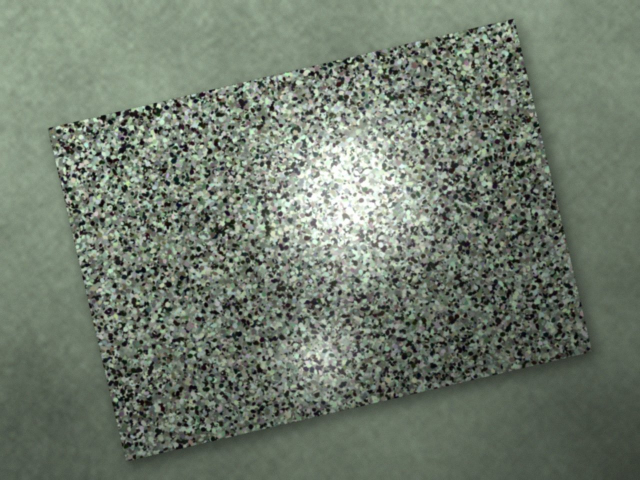
#> input picture Intern_Assignment_Dataset/queries/img_001__B05B_lighting_lookalike.jpg, 1280 x 960 px (shown at 1/2 size)
$ python tune.py
#> lines starting #> are read from the running program, lines starting #| are printed output that depends on the picture
### src/preprocessor.py
"""
Image loading, aspect-ratio-preserving resize, and grayscale conversion.
"""

from dataclasses import dataclass
from pathlib import Path
from typing import Optional, Tuple
import cv2
import numpy as np

from src.config import PreprocessConfig


@dataclass
class ProcessedImage:
    """Represents a preprocessed image with dimensional metadata."""
    path: str
    color: np.ndarray
    gray: np.ndarray
    original_shape: Tuple[int, int]  # (height, width)
    resized_shape: Tuple[int, int]   # (height, width)
    scale_factor: float
    use_clahe: bool = False
    is_valid: bool = True
    error_message: Optional[str] = None


class ImagePreprocessor:
    """Encapsulates image loading, aspect-ratio resizing, and enhancement."""

    def __init__(self, config: Optional[PreprocessConfig] = None):
        self.config = config or PreprocessConfig()
        if self.config.use_clahe:
            self._clahe = cv2.createCLAHE(
                clipLimit=self.config.clahe_clip_limit,
                tileGridSize=self.config.clahe_grid_size,
            )
        else:
            self._clahe = None

    def load_and_preprocess(self, image_path: str) -> ProcessedImage:
        """
        Loads an image from disk and applies preprocessing steps.
        Guarantees no crashing on missing or corrupted image files.
        """
        path_obj = Path(image_path)
        if not path_obj.exists():
            return ProcessedImage(
                path=image_path,
                color=np.empty((0, 0, 3), dtype=np.uint8),
                gray=np.empty((0, 0), dtype=np.uint8),
                original_shape=(0, 0),
                resized_shape=(0, 0),
                scale_factor=1.0,
                is_valid=False,
                error_message=f"File not found: {image_path}",
            )

        # Windows-safe read supporting non-ASCII / space-containing paths
        try:
            raw_bytes = np.fromfile(str(path_obj), dtype=np.uint8)
            img_bgr = cv2.imdecode(raw_bytes, cv2.IMREAD_COLOR)
        except Exception as e:
            return ProcessedImage(
                path=image_path,
                color=np.empty((0, 0, 3), dtype=np.uint8),
                gray=np.empty((0, 0), dtype=np.uint8),
                original_shape=(0, 0),
                resized_shape=(0, 0),
                scale_factor=1.0,
                is_valid=False,
                error_message=f"Failed to read image bytes: {str(e)}",
            )

        if img_bgr is None or img_bgr.size == 0:
            return ProcessedImage(
                path=image_path,
                color=np.empty((0, 0, 3), dtype=np.uint8),
                gray=np.empty((0, 0), dtype=np.uint8),
                original_shape=(0, 0),
                resized_shape=(0, 0),
                scale_factor=1.0,
                is_valid=False,
                error_message=f"Corrupt or unreadable image format: {image_path}",
            )

        orig_h, orig_w = img_bgr.shape[:2]
        max_dim = self.config.max_dimension

        # Aspect-ratio-preserving resize
        longest_edge = max(orig_h, orig_w)
        if longest_edge > max_dim:
            scale_factor = max_dim / float(longest_edge)
            new_w = int(round(orig_w * scale_factor))
            new_h = int(round(orig_h * scale_factor))
            resized_bgr = cv2.resize(
                img_bgr, (new_w, new_h), interpolation=cv2.INTER_AREA
            )
        else:
            scale_factor = 1.0
            resized_bgr = img_bgr

        # Conversion to single-channel 8-bit grayscale
        gray = cv2.cvtColor(resized_bgr, cv2.COLOR_BGR2GRAY)

        # Optional CLAHE enhancement
        if self._clahe is not None:
            gray = self._clahe.apply(gray)

        return ProcessedImage(
            path=image_path,
            color=resized_bgr,
            gray=gray,
            original_shape=(orig_h, orig_w),
            resized_shape=(gray.shape[0], gray.shape[1]),
            scale_factor=scale_factor,
            use_clahe=self.config.use_clahe,
            is_valid=True,
            error_message=None,
        )

### src/extractor.py
"""
Feature extraction using SIFT and RootSIFT with in-memory caching.
"""

from dataclasses import dataclass
from pathlib import Path
from typing import Dict, List, Optional, Tuple
import cv2
import numpy as np

from src.config import FeatureConfig
from src.preprocessor import ProcessedImage


@dataclass
class ExtractedFeatures:
    """Contains detected keypoints and their corresponding descriptors."""
    keypoints: List[cv2.KeyPoint]
    descriptors: Optional[np.ndarray]  # (N, 128) float32
    num_keypoints: int
    method: str
    processed_image: ProcessedImage


class FeatureCache:
    """
    In-memory cache for extracted features.
    Keyed by file path and last modification timestamp to ensure freshness.
    Cache strictly optimizes execution speed; it has zero impact on output results.
    """

    def __init__(self):
        self._cache: Dict[Tuple[str, float, str, int, bool], ExtractedFeatures] = {}

    # [34 lines left out: functions make_key, get, put, not called in this run]

    def clear(self) -> None:
        """Flushes the feature cache."""
        self._cache.clear()

    def size(self) -> int:
        """Returns number of cached items."""
        return len(self._cache)


class FeatureExtractor:
    """Extracts scale- and rotation-invariant features using SIFT or RootSIFT."""

    def __init__(
        self,
        config: Optional[FeatureConfig] = None,
        cache: Optional[FeatureCache] = None,
    ):
        self.config = config or FeatureConfig()
        self.cache = cache
        self._sift = cv2.SIFT_create(
            nfeatures=self.config.n_features,
            contrastThreshold=self.config.contrast_threshold,
            edgeThreshold=self.config.edge_threshold,
            sigma=self.config.sigma,
        )

    # [81 lines left out: functions compute_rootsift, extract, not called in this run]

### src/image_matcher.py
from dataclasses import dataclass, field, replace
from pathlib import Path
import time
from typing import List, Optional
import cv2
import numpy as np

from src.config import PipelineConfig
from src.extractor import FeatureCache, FeatureExtractor
from src.matcher import FeatureMatcher
from src.preprocessor import ImagePreprocessor
from src.scoring import SimilarityScorer


@dataclass
class MatchResult:
    image_a: str
    image_b: str
    keypoints_a: int
    keypoints_b: int
    total_matches: int
    good_matches: int
    inliers: int
    inlier_ratio: float
    confidence: float
    band: str
    time_ms: float
    homography: Optional[np.ndarray] = None
    inlier_matches: List[cv2.DMatch] = field(default_factory=list)
    keypoints_a_objs: List[cv2.KeyPoint] = field(default_factory=list)
    keypoints_b_objs: List[cv2.KeyPoint] = field(default_factory=list)
    color_a: Optional[np.ndarray] = None
    color_b: Optional[np.ndarray] = None
    status: str = "SUCCESS"
    error_message: Optional[str] = None


class ImageMatcher:
    def __init__(
        self,
        config: Optional[PipelineConfig] = None,
        cache: Optional[FeatureCache] = None,
    ):
        self.config = config or PipelineConfig()
        self.cache = cache
        self.preprocessor = ImagePreprocessor(self.config.preprocess)
        self.extractor = FeatureExtractor(self.config.feature, cache=self.cache)
        self.matcher = FeatureMatcher(self.config.matching, self.config.ransac)
        self.scorer = SimilarityScorer(self.config.thresholds)

    def match(self, image_a_path: str, image_b_path: str) -> MatchResult:
        start_time = time.perf_counter()

        # Run the normal pipeline first. It preserves the original image
        # contrast and is the lowest-cost option for most comparisons.
        result = self._match_once(
            image_a_path,
            image_b_path,
            self.preprocessor,
            self.extractor,
        )

        # Strong glare or uneven exposure can make the standard ratio test
        # discard real correspondences. For inconclusive pairs only, retry
        # with local contrast normalisation and retain it only when it offers
        # stronger geometric evidence. The same homography and coverage gates
        # still apply, so this is not a filename- or sample-specific rule.
        if (
            result.status == "SUCCESS"
            and result.band == "DIFFERENT"
            and self.config.preprocess.enable_clahe_fallback
            and not self.config.preprocess.use_clahe
        ):
            fallback_config = replace(self.config.preprocess, use_clahe=True)
            fallback_preprocessor = ImagePreprocessor(fallback_config)
            fallback_extractor = FeatureExtractor(self.config.feature, cache=self.cache)
            fallback_result = self._match_once(
                image_a_path,
                image_b_path,
                fallback_preprocessor,
                fallback_extractor,
            )
            if self._is_stronger_result(fallback_result, result):
                result = fallback_result

        result.time_ms = round((time.perf_counter() - start_time) * 1000.0, 1)
        return result

    def _match_once(
        self,
        image_a_path: str,
        image_b_path: str,
        preprocessor: ImagePreprocessor,
        extractor: FeatureExtractor,
    ) -> MatchResult:

        # Preprocessing
        img_a = preprocessor.load_and_preprocess(image_a_path)
        img_b = preprocessor.load_and_preprocess(image_b_path)

        if not img_a.is_valid:
            return self._error_result(image_a_path, image_b_path, img_a.error_message, 0.0)

        if not img_b.is_valid:
            return self._error_result(image_a_path, image_b_path, img_b.error_message, 0.0)

        # Feature extraction
        feat_a = extractor.extract(img_a)
        feat_b = extractor.extract(img_b)

        # Matching and geometric verification
        match_out = self.matcher.match_features(feat_a, feat_b)

        # Confidence scoring and band assignment
        score_out = self.scorer.compute_score(match_out)

        return MatchResult(
            image_a=image_a_path,
            image_b=image_b_path,
            keypoints_a=feat_a.num_keypoints,
            keypoints_b=feat_b.num_keypoints,
            total_matches=match_out.total_matches,
            good_matches=match_out.good_matches,
            inliers=match_out.inliers,
            inlier_ratio=match_out.inlier_ratio,
            confidence=score_out.confidence,
            band=score_out.band,
            time_ms=0.0,
            homography=match_out.homography,
            inlier_matches=match_out.inlier_matches,
            keypoints_a_objs=feat_a.keypoints,
            keypoints_b_objs=feat_b.keypoints,
            color_a=img_a.color,
            color_b=img_b.color,
            status="SUCCESS",
            error_message=None,
        )

    # [11 lines left out: function _is_stronger_result, not called in this run]

    @staticmethod
    def _error_result(
        img_a: str,
        img_b: str,
        msg: Optional[str],
        time_ms: float,
    ) -> MatchResult:
        return MatchResult(
            image_a=img_a,
            image_b=img_b,
            keypoints_a=0,
            keypoints_b=0,
            total_matches=0,
            good_matches=0,
            inliers=0,
            inlier_ratio=0.0,
            confidence=0.0,
            band="DIFFERENT",
            time_ms=round(time_ms, 1),
            status="ERROR",
            error_message=msg,
        )


# [9 lines left out: function match_pair, not called in this run]

### src/matcher.py
from dataclasses import dataclass
from typing import List, Optional, Tuple
import cv2
import numpy as np

from src.config import MatchingConfig, RANSACConfig
from src.extractor import ExtractedFeatures


@dataclass
class MatchOutput:
    total_matches: int
    good_matches: int
    good_match_objects: List[cv2.DMatch]
    inliers: int
    inlier_ratio: float
    inlier_matches: List[cv2.DMatch]
    homography: Optional[np.ndarray]
    inlier_mask: Optional[np.ndarray]
    spatial_coverage: float
    is_geometry_valid: bool


class FeatureMatcher:
    def __init__(
        self,
        matching_config: Optional[MatchingConfig] = None,
        ransac_config: Optional[RANSACConfig] = None,
    ):
        self.matching_config = matching_config or MatchingConfig()
        self.ransac_config = ransac_config or RANSACConfig()
        self._matcher = cv2.BFMatcher(cv2.NORM_L2, crossCheck=False)

    # [146 lines left out: functions match_features, _get_ransac_method, _validate_geometry, _compute_coverage, _empty_match_output, not called in this run]

### src/scoring.py
from dataclasses import dataclass
from typing import Tuple

from src.config import ThresholdConfig
from src.matcher import MatchOutput


@dataclass
class ScoreResult:
    confidence: float
    band: str  # "SAME", "SIMILAR", or "DIFFERENT"


class SimilarityScorer:
    def __init__(self, config: ThresholdConfig):
        self.config = config

    # [46 lines left out: functions compute_score, _classify_band, not called in this run]

### tune.py
import argparse
import csv
from pathlib import Path
import time
from typing import Dict, List

from src.config import FeatureConfig, PipelineConfig
from src.extractor import FeatureCache
from src.image_matcher import ImageMatcher


def run_ablation_study(pairs_csv_path: str, data_dir_path: str):
#> called with pairs_csv_path = 'Intern_Assignment_Dataset/pairs.csv', data_dir_path = 'Intern_Assignment_Dataset'
    pairs_file = Path(pairs_csv_path)
    data_dir = Path(data_dir_path)

    with open(pairs_file, mode="r", encoding="utf-8") as f:
#> (reads Intern_Assignment_Dataset/pairs.csv from the repository)
        pairs = list(csv.DictReader(f))

    print("=" * 60)
    print("ABLATION STUDY: SIFT vs RootSIFT (100 Benchmark Pairs)")
    print("=" * 60)

    for method in ["sift", "rootsift"]:
        cfg = PipelineConfig(feature=FeatureConfig(method=method, contrast_threshold=0.01))
        cache = FeatureCache()
        matcher = ImageMatcher(config=cfg, cache=cache)

        same_inliers: List[int] = []
        lookalike_inliers: List[int] = []
        diff_inliers: List[int] = []
        start_time = time.perf_counter()

        for row in pairs:
            pa = data_dir / row["image_a"]
            pb = data_dir / row["image_b"]
            res = matcher.match(str(pa), str(pb))
#> in load_and_preprocess, img_bgr is the input picture: shape (960, 1280, 3); mean B, G, R 108.7, 122.5, 112
#> in load_and_preprocess (call 2), `resized_bgr = cv2.resize( img_bgr, (new_w, new_h), interpolation=cv2.I..`:
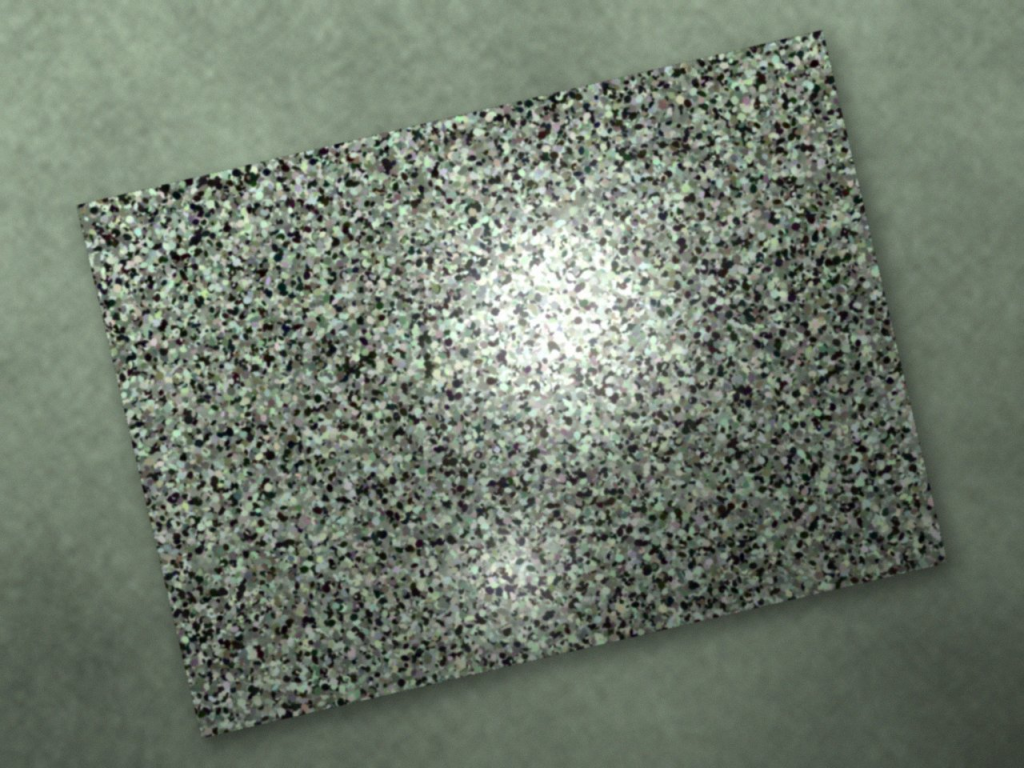
#> resized_bgr: shape (768, 1024, 3); mean B, G, R 108.7, 122.5, 112

            if row["label"] == "same":
                same_inliers.append(res.inliers)
            elif row["pair_type"] == "lookalike":
                lookalike_inliers.append(res.inliers)
            else:
                diff_inliers.append(res.inliers)

        elapsed = time.perf_counter() - start_time
        min_same = min(same_inliers)
        max_lookalike = max(lookalike_inliers)
        gap = min_same - max_lookalike

        print(f"\nMethod: {method.upper()}")
        print(f"  Total evaluation time: {elapsed:.2f}s ({elapsed/len(pairs)*1000:.1f} ms/pair)")
#|   Total evaluation time: 0.79s (7.9 ms/pair)
        print(f"  Same inliers:       min={min_same:<4} max={max(same_inliers):<4} avg={sum(same_inliers)/len(same_inliers):.1f}")
        print(f"  Lookalike inliers:  min={min(lookalike_inliers):<4} max={max_lookalike:<4} avg={sum(lookalike_inliers)/len(lookalike_inliers):.1f}")
        print(f"  Different inliers:  min={min(diff_inliers):<4} max={max(diff_inliers):<4} avg={sum(diff_inliers)/len(diff_inliers):.1f}")
        print(f"  Safety Separation Gap (min_same - max_lookalike): {gap} inliers")

    print("\n" + "=" * 60)


if __name__ == "__main__":
    parser = argparse.ArgumentParser(description="Run parameter ablation experiments.")
    parser.add_argument("--pairs", default="Intern_Assignment_Dataset/pairs.csv", help="Path to pairs.csv")
    parser.add_argument("--data", default="Intern_Assignment_Dataset", help="Base dataset directory")
    args = parser.parse_args()
    run_ablation_study(args.pairs, args.data)
